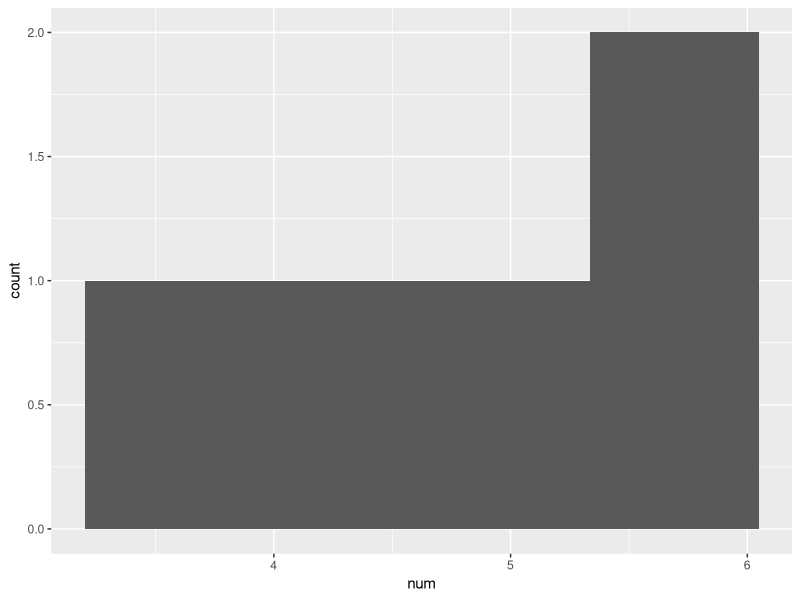
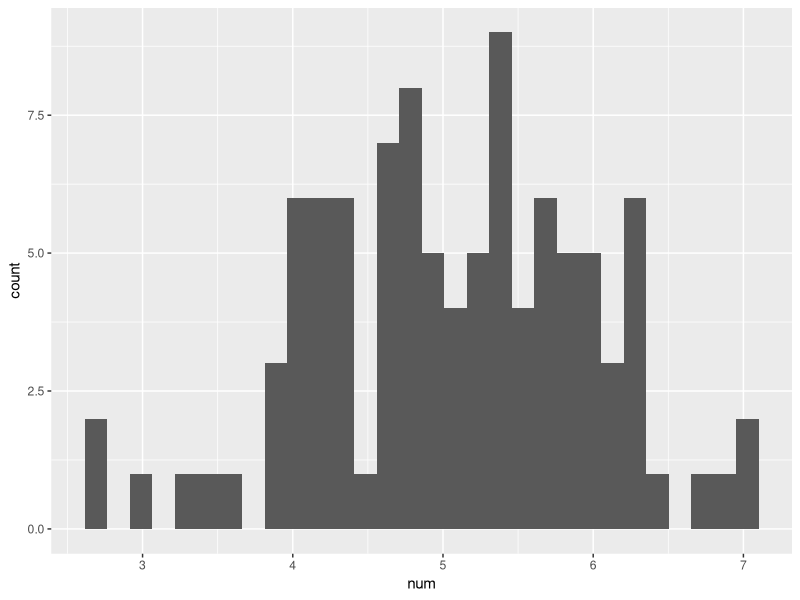
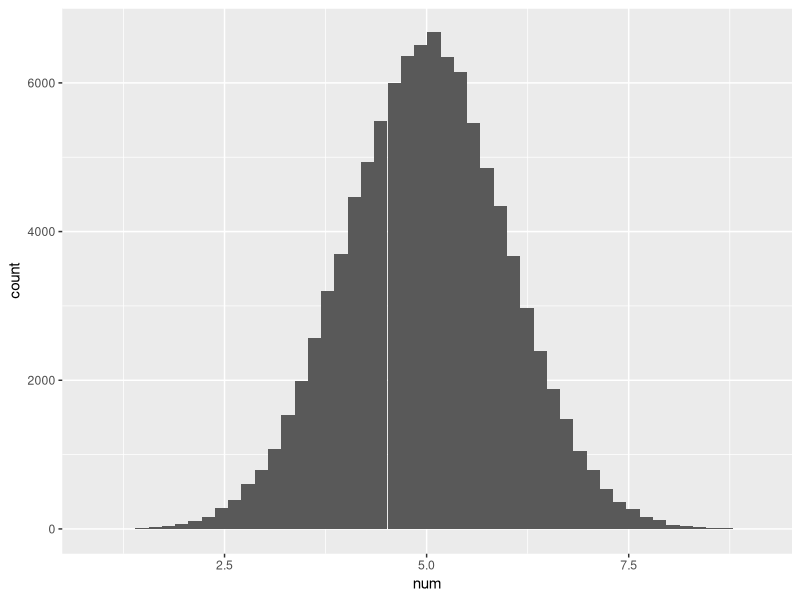
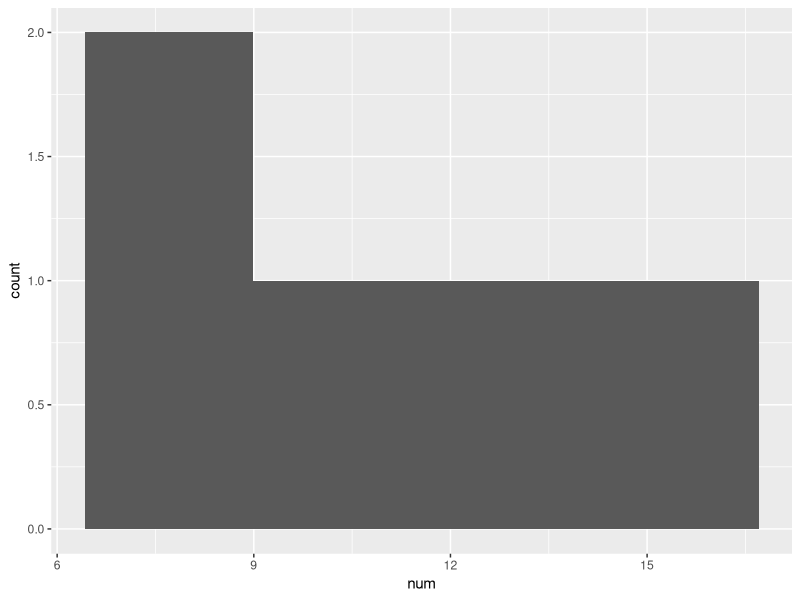
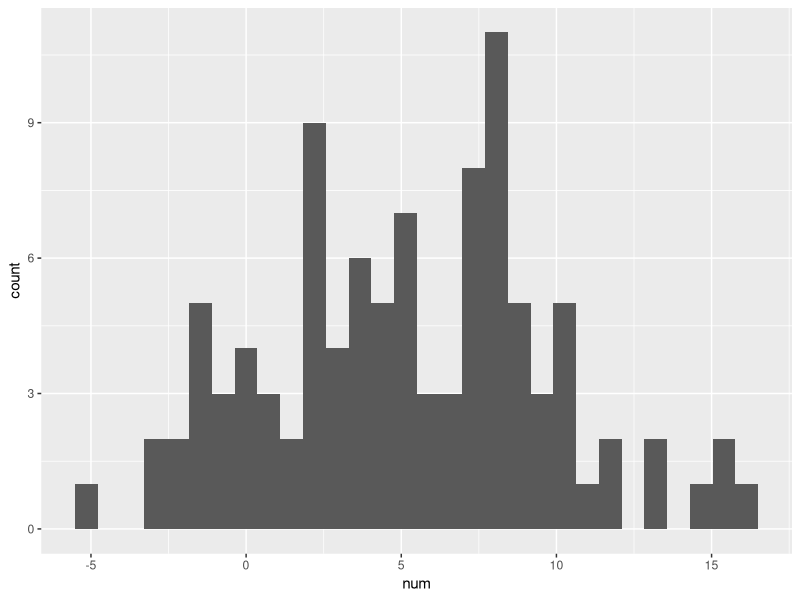
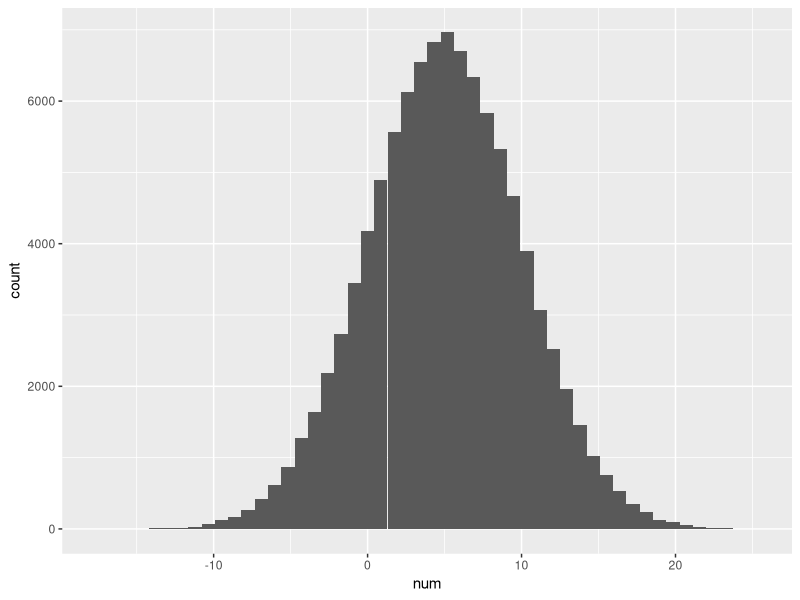
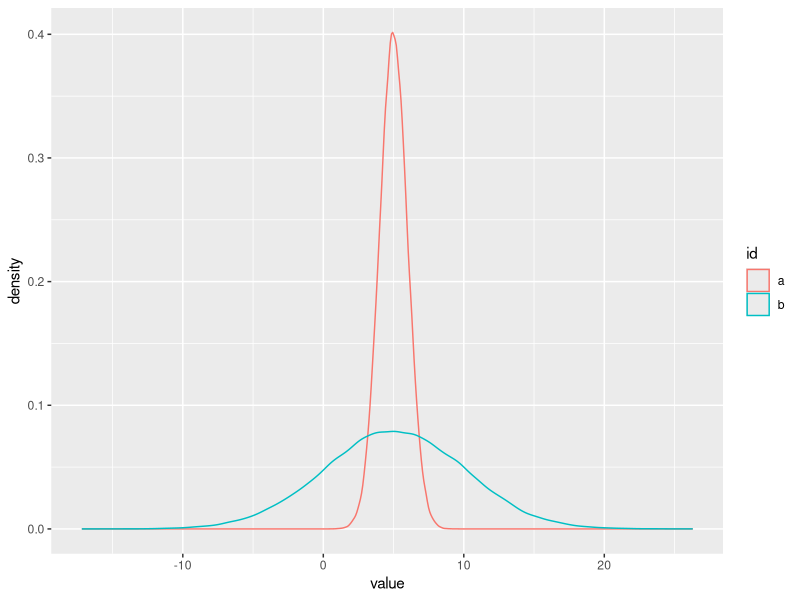
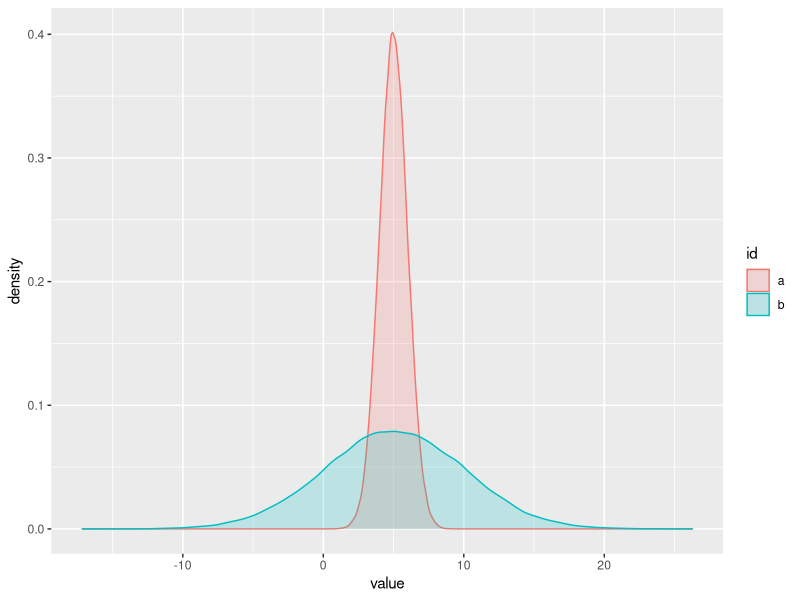

Write the R code that produced these figures, in order.
## ---- chunk 1
library(tidyverse)
library(readxl)
library(cowplot)
## ---- chunk 2
(0.75 * 0.04) / (0.75 * 0.04 + (1 - 0.04) * 0.07)
## ---- chunk 3
# FIXME
AA <- rnorm(5)
BB <- rnorm(5)
data.frame(AA, BB)

AA <- rnorm(5)
BB <- rnorm(5)
data.frame(AA, BB)
## ---- chunk 4
# FIXME
set.seed(34288)
AA <- rnorm(5)
BB <- rnorm(5)
data.frame(AA, BB)

set.seed(34288)
AA <- rnorm(5)
BB <- rnorm(5)
data.frame(AA, BB)
## ---- chunk 5
# FIXME
set.seed(34288)
AA <- rnorm(5)
set.seed(34288)
BB <- rnorm(5)
data.frame(AA, BB)
## ---- chunk 6
set.seed(592777)
pp_all <- tibble(id = letters[1:26],
                 sex = sample(c('m', 'f'), 26, replace = TRUE))
## ---- chunk 7
# FIXME
sample(pp_all$id, 5)
pp_all[sample(seq(1, nrow(pp_all)), 5), ]
## ---- chunk 8
# 1
xx1 <- tibble(num = rnorm(5, 5, 1))

xx1 %>% ggplot(aes(num)) +
  geom_histogram(bins = 4)

# 2
xx2 <- tibble(num = rnorm(100, 5, 1))

xx2 %>% ggplot(aes(num)) +
  geom_histogram(bins = 30)

# 3
xx3 <- tibble(num = rnorm(100000, 5, 1))

xx3 %>% ggplot(aes(num)) +
  geom_histogram(bins = 50)

# 4
xx4 <- tibble(num = rnorm(5, 5, 5))

xx4 %>% ggplot(aes(num)) +
  geom_histogram(bins = 4)

# 5
xx5 <- tibble(num = rnorm(100, 5, 5))

xx5 %>% ggplot(aes(num)) +
  geom_histogram(bins = 30)

# 6
xx6 <- tibble(num = rnorm(100000, 5, 5))

xx6 %>% ggplot(aes(num)) +
  geom_histogram(bins = 50)
## ---- chunk 9
n <- 100000
xx.b <- tibble(id = rep(c('a', 'b'), each = n),
                   value = c(rnorm(n, 5, 1), rnorm(n, 5, 5)))

ggplot(xx.b, aes(x = value, color = id)) +
  geom_density()

#or

ggplot(xx.b, aes(x = value, color = id, fill = id)) +
  geom_density(alpha = 1/5)
## ---- chunk 10
ggplot(xx.b, aes(x = value, color = id, fill = id)) +
  geom_vline(xintercept = 7) +
  geom_density(alpha = 1/5)
## ---- chunk 11
xx.b %>%
  group_by(id) %>%
  summarize(pct = sum(value > 7) / n)

#3
nrow(xx3[xx3$num > 7, ]) / nrow(xx3)

#6
nrow(xx6[xx6$num > 7, ]) / nrow(xx6)
## ---- chunk 12
pnorm(7, mean = 5, sd = 1, lower.tail = FALSE)
pnorm(7, mean = 5, sd = 5, lower.tail = FALSE)
